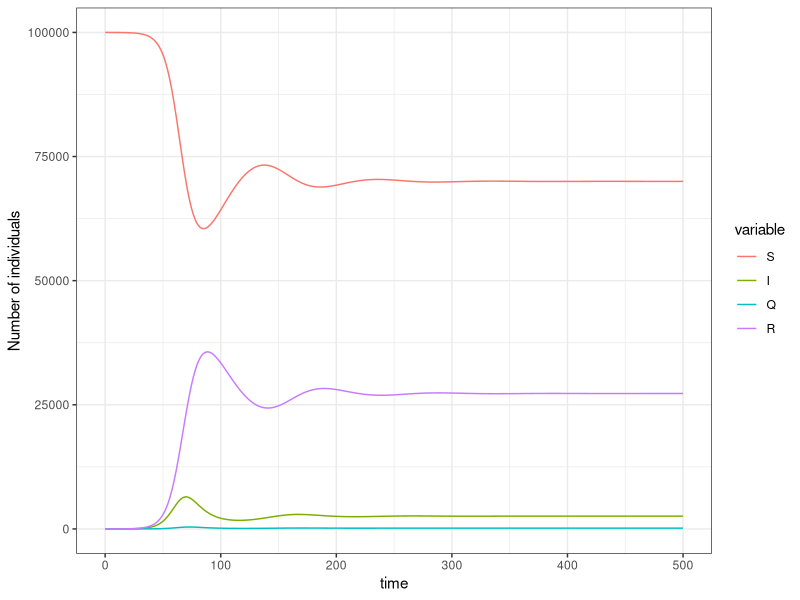
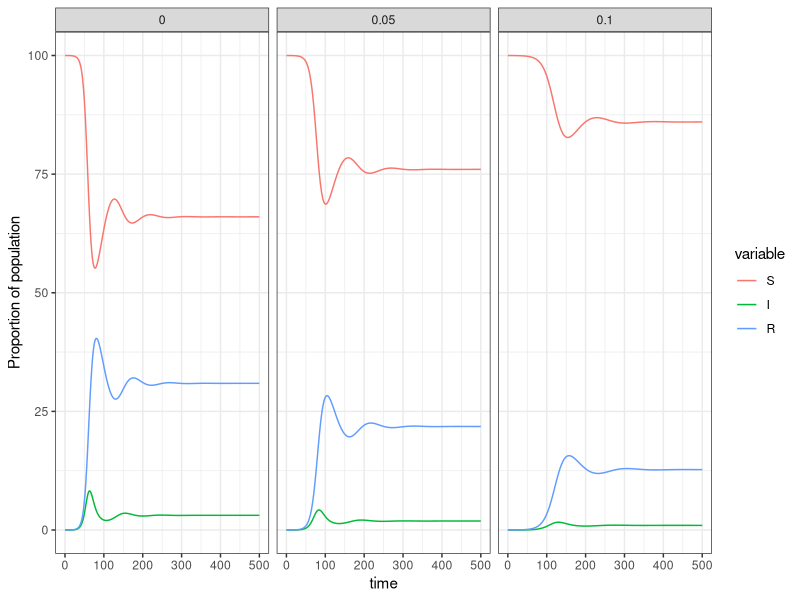
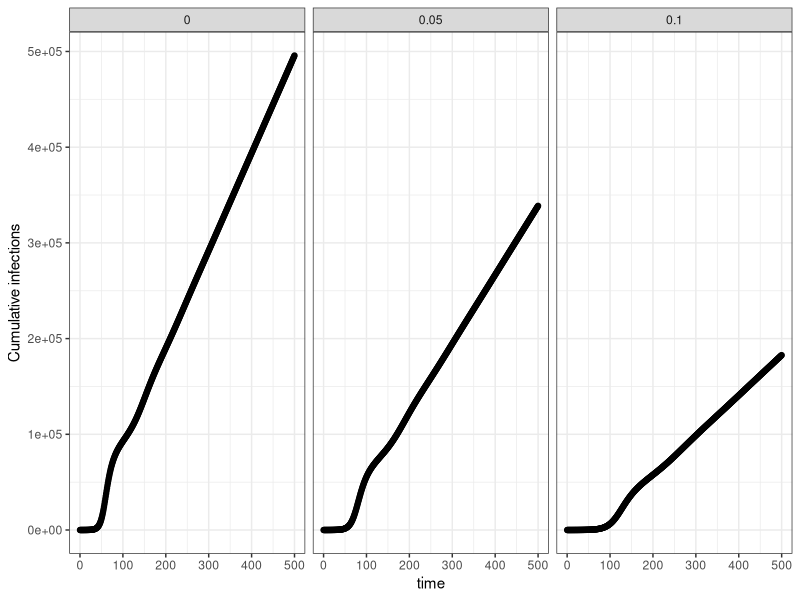

The R source for these figures, in order:
## ---- chunk 1
knitr::opts_chunk$set(echo = TRUE)
library(deSolve)
library(ggplot2)
library(reshape2)
library(dplyr)
## ---- chunk 2
# SIR model with quarantine
OpenSIR_Qrtn<-function(t, state, params) {
  with(as.list(c(state, params)),{
    N = S + I + Q + R

    #SIR with quarantine
    dS<- -beta*S*I/N + birth*N - death*S
    dI <- beta*S*I/N - death*I - q*I - gamma*I
    dQ <- q*I - death*Q - gamma*Q
    dR <- gamma*I + gamma*Q - death*R
    dC <- beta*S*I/N

    # return the rates of change as a list
    list(c(dS, dI, dQ, dR, dC))
  })
}
## ---- chunk 3
# 2. Define parameters and starting compartment sizes
params <- c(beta = 0.5, #effective contact rate (aka transmission rate)
                gamma = 0.3, #recovery rate (1/duration infection)
                birth = 0.03, #birth rate (per capita)
                death = 0.03, #all-cause mortality rate
                q = 0.02 # quarantine rate
)
# Initial state
state.q <- c(S = 99999, #population of 100,000, 1 person starts of infected
             I = 1,
             Q = 0,
             R = 0,
             C = 0)
## ---- chunk 4
T_end <- 500 #run model for 500 time steps (e.g. months)
times <- seq(0, T_end, by = 1) #runs the model for 500 time steps (e.g. months), and computes output at each time step
# Run ODE solver
output.qrtn <- ode(y = state.q, times = times, func = OpenSIR_Qrtn, parms = params)
## ---- chunk 5
# Plot base-case result
output.qrtn.t <- melt(as.data.frame(output.qrtn) %>% select(-C), id.vars="time")
ggplot(output.qrtn.t)+
  geom_line(aes(time,value,color=variable))+
  ylab("Number of individuals")+
  theme_bw()
## ---- chunk 6
# Sensitivity analysis on quarantine rate
q_list <- c(0,0.05,0.1) # a vector of quarantine rate
q_out_all <- data.frame() # an empty dataset to save the outcome

for(this_q in q_list){
  temp_param <- params #copy parameter
  temp_param[['q']] <- this_q # replace q
  # run ode solver
  this_out <- data.frame(ode(y = state.q, times = times, func = OpenSIR_Qrtn, parms = temp_param))
  # save q value in this cycle
  this_out <- this_out %>%
    mutate(N = S+I+R+Q,
           q = this_q)
  # stack the result
  if(this_q == q_list[1]){
    q_out_all <- this_out
  }else{
    q_out_all <- rbind(q_out_all, this_out)
  }
}
# change the dataset to a long-form dataset
q_out_all_t <- melt(q_out_all%>% select(time,S,I,R,N,q), id.vars=c("time","q","N"))
# Plot S, I, R
ggplot(q_out_all_t) +
  geom_line(aes(x=time,y=value/N*100,color=variable))+
  ylab("Proportion of population")+
  facet_wrap(.~q)+
  theme_bw()
# Plot cumulative number of infections
ggplot(q_out_all) +
  geom_point(aes(x=time,y=C))+
  facet_wrap(.~q)+
  ylab("Cumulative infections")+
  theme_bw()
